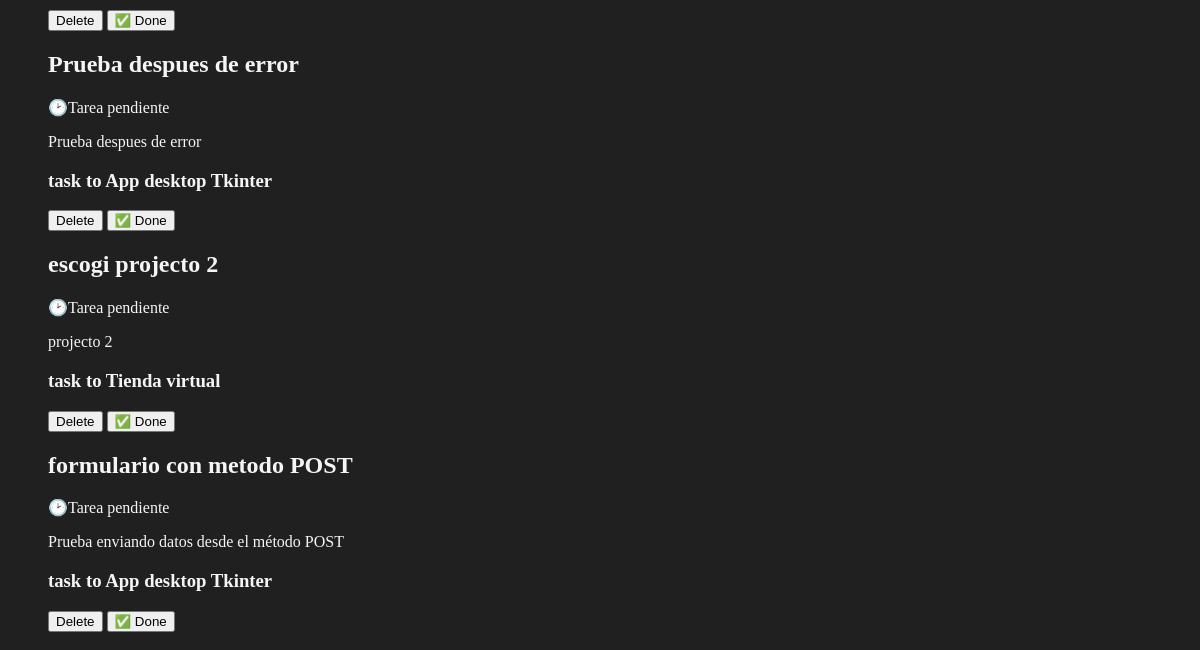
/tasks/ (lower part), run on an earlier commit of the app's database.
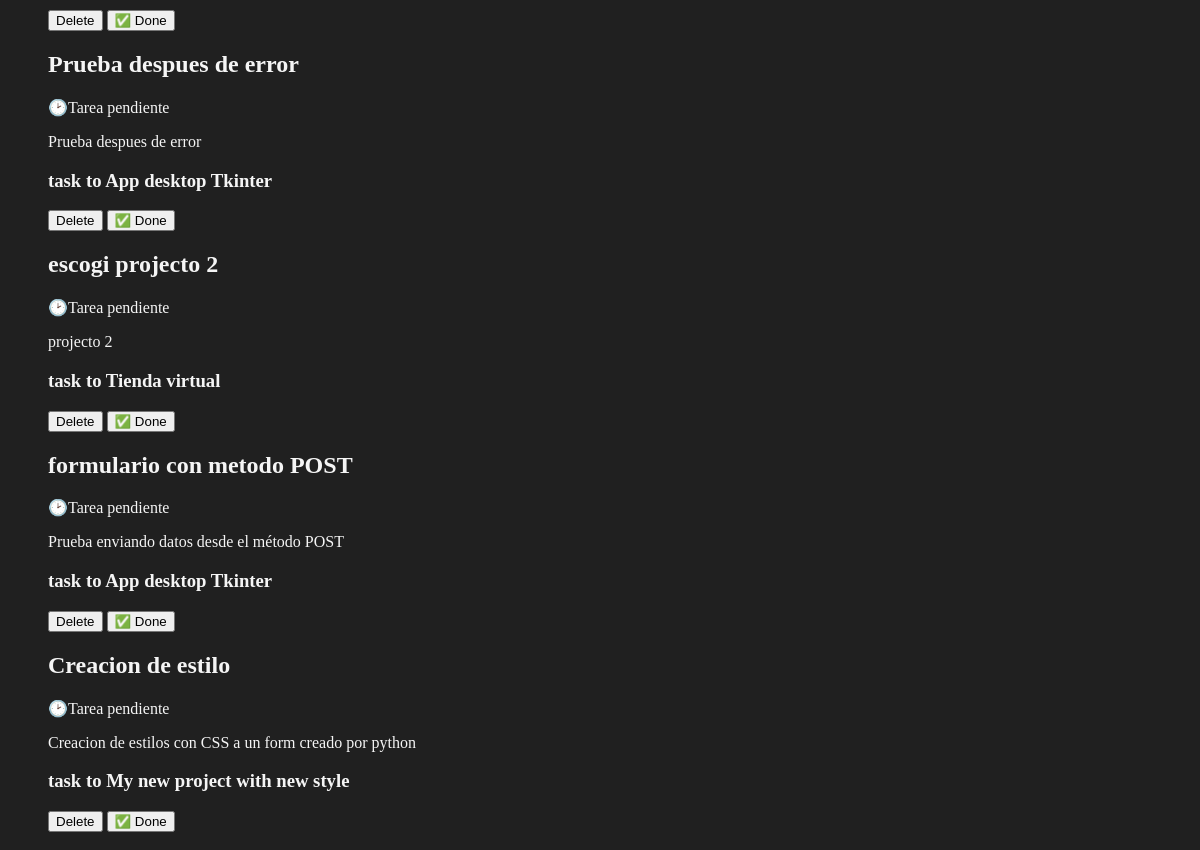
And on a later commit of the database.
### myApp/models.py (models this page shows, shortened)
class Task(models.Model):
    title = models.CharField(max_length=200)
    description = models.TextField()
    project = models.ForeignKey(Project, on_delete=models.CASCADE)
    done = models.BooleanField(default=False)

class Project(models.Model):
    name = models.CharField(max_length = 200)

### myApp/views.py (the view)
# urls.py: path('tasks/', views.tasks, name = "tasks"),
def tasks(request):
    tasks = Task.objects.all()
    return render(request, "Tasks/tasks.html", {
        "tasks" : tasks
    })

### myApp/templates/Tasks/tasks.html (shortened to what this page needs)
{% extends 'layouts/base2.html' %}
{% block content %}
    <!DOCTYPE html>
    <html lang="en">
    <head>
    </head>
    <body>
        <div>
            {% for task in tasks %}
            <article>
                <h2>{{task.title}}</h2>
                {% if task.done == True %}
                    <p>✅ Tarea realizada</p>
                {% else %}
                    <p>🕑Tarea pendiente</p>
                {% endif %}
                {% if task.description == '' %}
                    <p>Without description</p>
                {% else %}
                    <p>{{task.description}}</p>
                {% endif %}
                <h3>task to {{task.project.name}}</h3>
                <button>
                    Delete
                </button>
                <button>
                    ✅ Done
                </button>
            </article>
            {% endfor %}
        </div>
    </body>
    </html>
{% endblock %}

What changed in the data, as far as the page shows it:
added Task: title "Creacion de estilo", done "🕑Tarea pendiente", description "Creacion de estilos con CSS a un form creado por python", project.name "My new project with new style"
